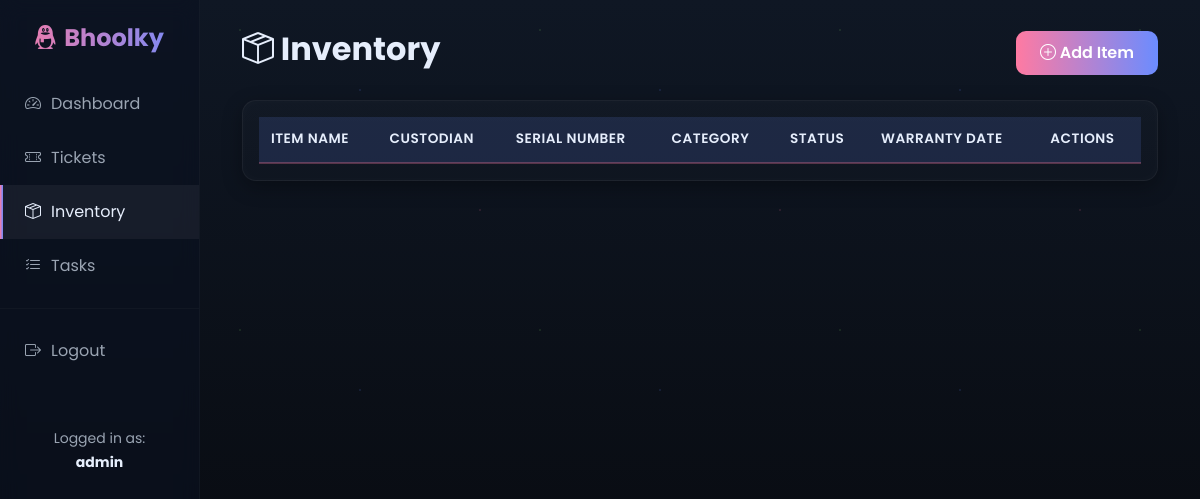
Before: /inventory (signed in) with the older database file.
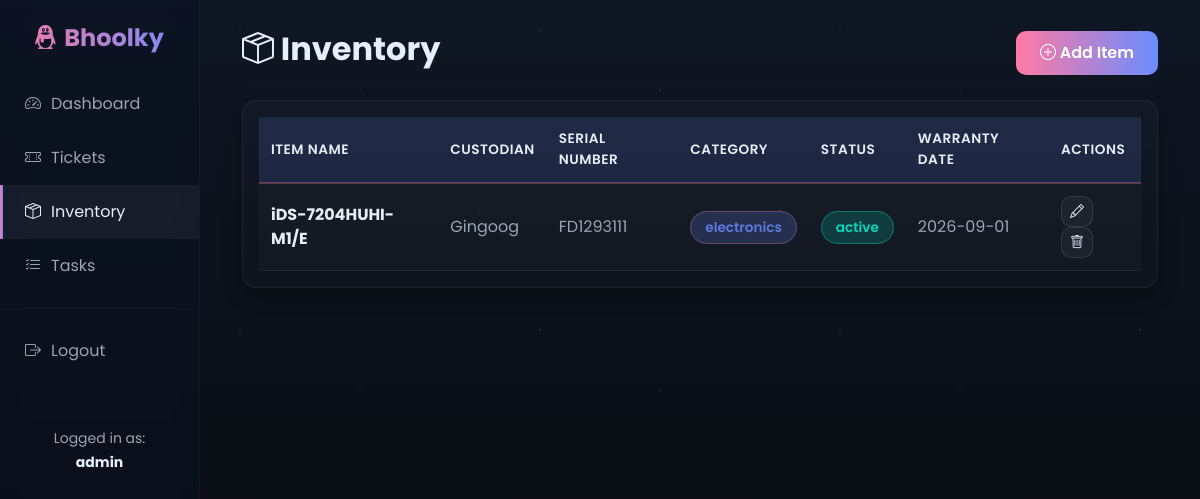
After: the same page with the newer database file.
### tables this page shows
CREATE TABLE inventory
                 (id INTEGER PRIMARY KEY AUTOINCREMENT,
                  item_name TEXT NOT NULL,
                  description TEXT,
                  custodian TEXT,
                  serial_number TEXT,
                  date_of_purchase DATE,
                  warranty_date DATE,
                  status TEXT DEFAULT 'active',
                  category TEXT,
                  created_at TIMESTAMP DEFAULT CURRENT_TIMESTAMP,
                  updated_at TIMESTAMP DEFAULT CURRENT_TIMESTAMP);

### app.py (the view)
@app.route('/inventory')
@login_required
def inventory():
    conn = sqlite3.connect('business_system.db')
    c = conn.cursor()
    c.execute("SELECT * FROM inventory ORDER BY created_at DESC")
    items = c.fetchall()
    conn.close()
    return render_template('inventory.html', items=items)

### app.py (called while the page is built)
def login_required(f):
    @wraps(f)
    def decorated_function(*args, **kwargs):
        if 'user_id' not in session:
            flash('Please log in to access this page.', 'warning')
            return redirect(url_for('login'))
        return f(*args, **kwargs)
    return decorated_function

### templates/inventory.html (shortened to what this page needs)
{% extends "base.html" %}
{% block content %}
<div class="container-fluid">
    <div class="d-flex justify-content-between align-items-center mb-4">
        <h2 style="color: var(--text); font-weight: 700;"><i class="bi bi-box-seam"></i> Inventory</h2>
        <a href="{{ url_for('add_inventory') }}" class="btn btn-primary btn-custom">
            <i class="bi bi-plus-circle"></i> Add Item
        </a>
    </div>
    <div class="card">
        <div class="card-body">
            <table>
                <thead>
                    <tr>
                        <th>Item Name</th>
                        <th>Custodian</th>
                        <th>Serial Number</th>
                        <th>Category</th>
                        <th>Status</th>
                        <th>Warranty Date</th>
                        <th>Actions</th>
                    </tr>
                </thead>
                <tbody>
                    {% for item in items %}
                    <tr>
                        <td><strong style="color: var(--text);">{{ item[1] }}</strong></td>
                        <td>{{ item[3] }}</td>
                        <td>{{ item[4] }}</td>
                        <td>
                            <span class="status-badge" style="background: rgba(107,140,255,0.2); color: rgba(107,140,255,0.8);">{{ item[8] }}</span>
                        </td>
                        <td>
                            <span class="status-badge
                                {% if item[7] == 'active' %}success
                                {% elif item[7] == 'damage' %}
                                {% elif item[7] == 'maintenance' %}warning
                                {% endif %}">
                                {{ item[7] }}
                            </span>
                        </td>
                        <td>{{ item[6] }}</td>
                        <td>
                            <a href="{{ url_for('edit_inventory', id=item[0]) }}" class="btn btn-sm btn-secondary">
                                <i class="bi bi-pencil"></i>
                            </a>
                            <a href="{{ url_for('delete_inventory', id=item[0]) }}"
                               class="btn btn-sm btn-secondary"
                               onclick="return confirm('Are you sure?')">
                                <i class="bi bi-trash"></i>
                            </a>
                        </td>
                    </tr>
                    {% endfor %}
                </tbody>
            </table>
        </div>
    </div>
</div>
{% endblock %}

### templates/base.html (shortened to what this page needs)
<!DOCTYPE html>
<html lang="en">
<head>
    <link href="https://cdn.jsdelivr.net/npm/bootstrap@5.3.0/dist/css/bootstrap.min.css" rel="stylesheet">
    <link rel="stylesheet" href="https://cdn.jsdelivr.net/npm/bootstrap-icons@1.11.0/font/bootstrap-icons.css">
</head>
<body>
    {% if session.user_id %}
    <div class="container-fluid">
        <div class="row">
            <div class="col-md-2 sidebar p-0">
                <div class="text-center py-4">
                    <h4 style="margin: 0;"><i class="bi bi-tencent-qq"></i> Bhoolky</h4>
                </div>
                <nav>
                    <a href="{{ url_for('dashboard') }}" class="{% if request.endpoint == 'dashboard' %}active{% endif %}">
                        <i class="bi bi-speedometer2"></i> <span>Dashboard</span>
                    </a>
                    <a href="{{ url_for('tickets') }}" class="{% if 'ticket' in request.endpoint %}active{% endif %}">
                        <i class="bi bi-ticket-perforated"></i> <span>Tickets</span>
                    </a>
                    <a href="{{ url_for('inventory') }}" class="{% if 'inventory' in request.endpoint %}active{% endif %}">
                        <i class="bi bi-box-seam"></i> <span>Inventory</span>
                    </a>
                    <a href="{{ url_for('tasks') }}" class="{% if 'task' in request.endpoint %}active{% endif %}">
                        <i class="bi bi-list-check"></i> <span>Tasks</span>
                    </a>
                    <hr style="border-color: rgba(255,255,255,0.1); margin: 15px 0;">
                    <a href="{{ url_for('logout') }}">
                        <i class="bi bi-box-arrow-right"></i> <span>Logout</span>
                    </a>
                </nav>
                <div class="text-center mt-5">
                    <small style="color: var(--muted);">Logged in as:<br><strong style="color: var(--text);">{{ session.username }}</strong></small>
                </div>
            </div>
            <div class="col-md-10 main-content">
                {% block content %}{% endblock %}
            </div>
        </div>
    </div>
    {% endif %}
</body>
</html>

### templates/base.html (style rules this page uses)
:root { --bg: #0f1724; --surface: #0b1220; --card: #0f1728; --muted: #9aa4b2; --accent-1: #ff7aa2; --accent-2: #6b8cff; --glass: rgba(255,255,255,0.04); --text: #e6eefc; }
* { box-sizing: border-box; }
html { scroll-behavior: smooth; }
body { font-family: 'Poppins', system-ui, -apple-system, 'Segoe UI', Roboto, Arial, sans-serif; margin: 0; background: linear-gradient(180deg, var(--bg) 0%, #06070a 100%); color: var(--text); -webkit-font-smoothing: antialiased; position: relative; overflow-x: hidden; min-height: 100vh; }
body::before { content: ''; position: fixed; top: 0; left: 0; width: 100%; height: 100%; background-image: radial-gradient(circle at 20% 30%, rgba(107, 140, 255, 0.6) 1px, transparent 1px), radial-gradient(circle at 60% 70%, rgba(255, 122, 162, 0.6) 1px, transparent 1px), radial-gradient(circle at 50% 50%, rgba(0, 255, 220, 0.4) 0.5px, transparent 0.5px), radial-gradient(circle at 80% 10%, rgba(160, 255, 120, 0.5) 1px, transparent 1px); background-size: 300px 300px; background-repeat: repeat; background-position: 0 0; animation: particles-move 30s ease-in-out infinite; animation-play-state: paused; pointer-events: none; z-index: 1; opacity: 0.2; }
.container-fluid { position: relative; z-index: 20; }
.sidebar { min-height: 100vh; background: rgba(11,18,32,0.6); padding: 20px 0; border-right: 1px solid rgba(255,255,255,0.03); backdrop-filter: blur(10px); }
.sidebar .text-center h4 { background: linear-gradient(90deg, var(--accent-1), var(--accent-2)); -webkit-background-clip: text; -webkit-text-fill-color: transparent; background-clip: text; font-weight: 700; transition: all 0.3s ease; }
.sidebar a { color: var(--muted); text-decoration: none; padding: 15px 25px; display: flex; align-items: center; gap: 10px; transition: all 0.3s cubic-bezier(0.2, 0.9, 0.2, 1); position: relative; }
.sidebar a::before { content: ''; position: absolute; left: 0; top: 0; height: 100%; width: 3px; background: linear-gradient(90deg, var(--accent-1), var(--accent-2)); transform: scaleY(0); transition: transform 0.3s cubic-bezier(0.2, 0.9, 0.2, 1); }
.sidebar a:hover, .sidebar a.active { color: var(--text); background: rgba(255,255,255,0.05); }
.sidebar a:hover::before, .sidebar a.active::before { transform: scaleY(1); }
.main-content { padding: 30px; position: relative; z-index: 20; }
.card { background: linear-gradient(180deg, rgba(255,255,255,0.02), rgba(255,255,255,0.01)); border: 1px solid rgba(255,255,255,0.05); border-radius: 14px; box-shadow: 0 6px 20px rgba(0,0,0,0.3), inset 0 0 14px rgba(255,255,255,0.02); margin-bottom: 20px; transition: all 0.3s cubic-bezier(0.2, 0.9, 0.2, 1); overflow: hidden; }
.card-body { color: var(--muted); }
.btn-custom, .btn-primary { border-radius: 10px; padding: 10px 24px; background: linear-gradient(90deg, var(--accent-1), var(--accent-2)); border: none; color: white; font-weight: 600; transition: all 0.3s cubic-bezier(0.2, 0.9, 0.2, 1); }
.btn-secondary { background: rgba(255,255,255,0.04); border: 1px solid rgba(255,255,255,0.1); color: var(--text); border-radius: 10px; transition: all 0.3s ease; }
table { width: 100%; border-collapse: collapse; color: var(--muted); }
table thead { background: rgba(107,140,255,0.15); }
table thead th { color: var(--text); font-weight: 600; border-bottom: 2px solid rgba(255,122,162,0.3); text-transform: uppercase; font-size: 0.85rem; letter-spacing: 0.5px; padding: 12px; text-align: left; }
table tbody tr { background-color: rgba(255,255,255,0.02) !important; border-bottom: 1px solid rgba(255,255,255,0.05) !important; }
table tbody td { color: var(--muted); padding: 12px; }
.status-badge { padding: 6px 14px; border-radius: 20px; font-size: 0.85rem; font-weight: 600; background: rgba(255,122,162,0.2); color: var(--accent-1); border: 1px solid rgba(255,122,162,0.3); }
.status-badge.success { background: rgba(0,255,220,0.15); color: rgba(0,255,220,0.8); border-color: rgba(0,255,220,0.3); }
.card { animation: fadeInUp 0.6s ease-out; }

Changed rows visible on the page:
added inventory: item_name "iDS-7204HUHI-M1/E", custodian "Gingoog", serial_number "FD1293111", category "electronics", status "active", warranty_date "2026-09-01"
